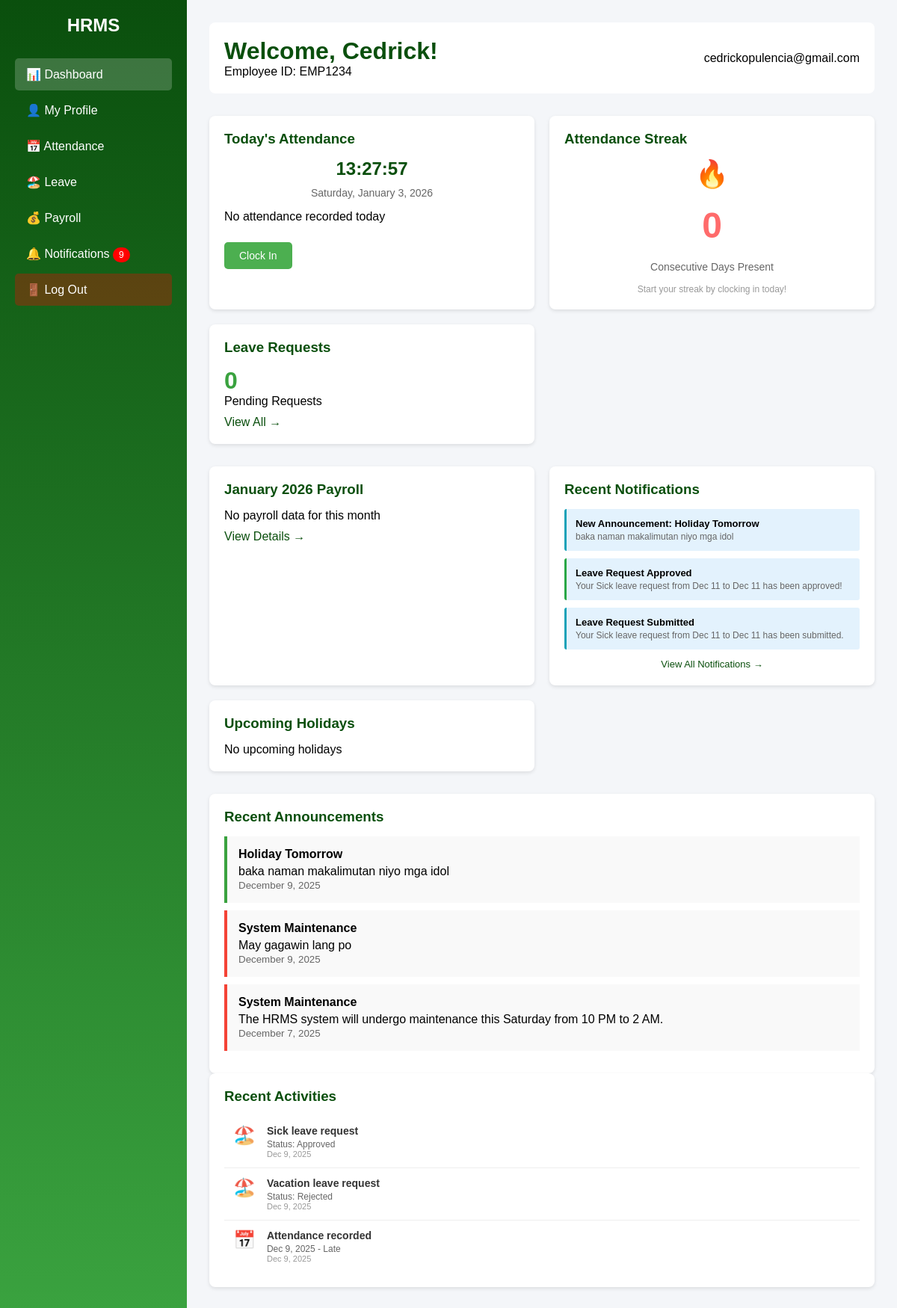
Page /hrms/public/employee_dashboard.php (signed in) on the committed database.
### tables this page shows
CREATE TABLE `users` (
  `id` int(11) NOT NULL,
  `employee_id` varchar(50) DEFAULT NULL,
  `first_name` varchar(100) DEFAULT NULL,
  `last_name` varchar(100) DEFAULT NULL,
  `email` varchar(150) DEFAULT NULL,
  `contact_number` varchar(50) DEFAULT NULL,
  `password` varchar(255) DEFAULT NULL,
  `department` varchar(100) DEFAULT NULL,
  `role` enum('admin','employee') NOT NULL DEFAULT 'employee',
  `profile_picture` varchar(255) DEFAULT NULL,
  `created_at` timestamp NOT NULL DEFAULT current_timestamp()
);

CREATE TABLE `notifications` (
  `id` int(11) NOT NULL,
  `user_id` int(11) NOT NULL,
  `title` varchar(255) NOT NULL,
  `message` text NOT NULL,
  `type` enum('info','warning','success','error') DEFAULT 'info',
  `is_read` tinyint(1) DEFAULT 0,
  `created_at` timestamp NOT NULL DEFAULT current_timestamp()
);

CREATE TABLE `announcements` (
  `id` int(11) NOT NULL,
  `title` varchar(255) NOT NULL,
  `content` text NOT NULL,
  `created_by` int(11) NOT NULL,
  `priority` enum('low','medium','high') DEFAULT 'medium',
  `created_at` timestamp NOT NULL DEFAULT current_timestamp()
);

### hrms/public/employee_dashboard.php (the view, shortened to what this page needs)
<?php
include("../includes/db_connect.php");
$user_id = $_SESSION['user_id'];
$query = "SELECT * FROM users WHERE id = ?";
$stmt = $conn->prepare($query);
$stmt->bind_param("i", $user_id);
$stmt->execute();
$user = $stmt->get_result()->fetch_assoc();
$notif_query = "SELECT COUNT(*) as unread FROM notifications WHERE user_id = ? AND is_read = 0";
$notif_stmt = $conn->prepare($notif_query);
$notif_stmt->bind_param("i", $user_id);
$notif_stmt->execute();
$unread_count = $notif_stmt->get_result()->fetch_assoc()['unread'];
$recent_notif_query = "SELECT * FROM notifications WHERE user_id = ? ORDER BY created_at DESC LIMIT 3";
$recent_notif_stmt = $conn->prepare($recent_notif_query);
$recent_notif_stmt->bind_param("i", $user_id);
$recent_notif_stmt->execute();
$recent_notifications = $recent_notif_stmt->get_result();
$today = date('Y-m-d');
$att_query = "SELECT * FROM attendance WHERE user_id = ? AND date = ?";
$att_stmt = $conn->prepare($att_query);
$att_stmt->bind_param("is", $user_id, $today);
$att_stmt->execute();
$today_attendance = $att_stmt->get_result()->fetch_assoc();
$streak = 0;
$ann_query = "SELECT * FROM announcements ORDER BY created_at DESC LIMIT 3";
$announcements = $conn->query($ann_query);
$leave_query = "SELECT COUNT(*) as pending FROM leave_requests WHERE user_id = ? AND status = 'pending'";
$leave_stmt = $conn->prepare($leave_query);
$leave_stmt->bind_param("i", $user_id);
$leave_stmt->execute();
$pending_leaves = $leave_stmt->get_result()->fetch_assoc()['pending'];
$current_month = date('F');
$current_year = date('Y');
$payroll_query = "SELECT * FROM payroll WHERE user_id = ? AND month = ? AND year = ?";
$payroll_stmt = $conn->prepare($payroll_query);
$payroll_stmt->bind_param("isi", $user_id, $current_month, $current_year);
$payroll_stmt->execute();
$current_payroll = $payroll_stmt->get_result()->fetch_assoc();
$upcoming_holidays = [];
$upcoming_holidays = array_slice($upcoming_holidays, 0, 3);
$activities = [];
$recent_att_query = "SELECT date, time_in, time_out, status FROM attendance WHERE user_id = ? ORDER BY date DESC LIMIT 3";
$recent_att_stmt = $conn->prepare($recent_att_query);
$recent_att_stmt->bind_param("i", $user_id);
$recent_att_stmt->execute();
$recent_att_result = $recent_att_stmt->get_result();
while($att = $recent_att_result->fetch_assoc()) {
    $activities[] = [
        'icon' => '📅',
        'action' => 'Attendance recorded',
        'details' => date('M j, Y', strtotime($att['date'])) . ' - ' . ucfirst($att['status']),
        'time' => $att['date']
    ];
}
$recent_leave_query = "SELECT leave_type, start_date, status, created_at FROM leave_requests WHERE user_id = ? ORDER BY created_at DESC LIMIT 2";
$recent_leave_stmt = $conn->prepare($recent_leave_query);
$recent_leave_stmt->bind_param("i", $user_id);
$recent_leave_stmt->execute();
$recent_leave_result = $recent_leave_stmt->get_result();
while($leave = $recent_leave_result->fetch_assoc()) {
    $activities[] = [
        'icon' => '🏖️',
        'action' => ucfirst($leave['leave_type']) . ' leave request',
        'details' => 'Status: ' . ucfirst($leave['status']),
        'time' => $leave['created_at']
    ];
}
usort($activities, function($a, $b) {
    return strtotime($b['time']) - strtotime($a['time']);
});
$activities = array_slice($activities, 0, 5);
?>
<!DOCTYPE html>
<html lang="en">
<head>
</head>
<body>
<div class="container">
    <div class="sidebar">
        <h2>HRMS</h2>
        <a href="employee_dashboard.php" class="active">📊 Dashboard</a>
        <a href="employee_profile.php">👤 My Profile</a>
        <a href="employee_attendance.php">📅 Attendance</a>
        <a href="employee_leave.php">🏖️ Leave</a>
        <a href="employee_payroll.php">💰 Payroll</a>
        <a href="employee_notifications.php">🔔 Notifications <?php if($unread_count > 0) echo "<span class='notif-badge'>$unread_count</span>"; ?></a>
        <a href="logout.php" class="logout">🚪 Log Out</a>
    </div>
    <div class="main">
        <div class="header">
            <div>
                <h1>Welcome, <?php echo htmlspecialchars($user['first_name']); ?>!</h1>
                <p>Employee ID: <?php echo htmlspecialchars($user['employee_id']); ?></p>
            </div>
            <div class="user-info">
                <span><?php echo htmlspecialchars($user['email']); ?></span>
            </div>
        </div>
        <div class="dashboard-grid">
            <div class="card">
                <h3>Today's Attendance</h3>
                <div class="current-time" id="currentTime">--:--:--</div>
                <div class="current-date"><?php echo date('l, F j, Y'); ?></div>
                <?php if($today_attendance): ?>
                    <p style="margin-top: 15px;"><strong>Time In:</strong> <?php echo $today_attendance['time_in'] ? date('h:i A', strtotime($today_attendance['time_in'])) : 'Not yet clocked in'; ?></p>
                    <p><strong>Time Out:</strong> <?php echo $today_attendance['time_out'] ? date('h:i A', strtotime($today_attendance['time_out'])) : 'Not yet clocked out'; ?></p>
                    <p><strong>Status:</strong> <?php echo ucfirst($today_attendance['status']); ?></p>
                <?php else: ?>
                    <p style="margin-top: 15px;">No attendance recorded today</p>
                <?php endif; ?>
                <form action="process_attendance.php" method="POST" style="margin-top: 15px;">
                    <?php if(!$today_attendance || !$today_attendance['time_in']): ?>
                        <button type="submit" name="action" value="time_in" class="attendance-btn btn-in">Clock In</button>
                    <?php elseif(!$today_attendance['time_out']): ?>
                        <button type="submit" name="action" value="time_out" class="attendance-btn btn-out">Clock Out</button>
                    <?php else: ?>
                        <button class="attendance-btn btn-disabled" disabled>Attendance Complete</button>
                    <?php endif; ?>
                </form>
            </div>
            <div class="card">
                <h3>Attendance Streak</h3>
                <div class="fire-emoji">🔥</div>
                <div class="streak-number"><?php echo $streak; ?></div>
                <div class="streak-text">Consecutive Days Present</div>
                <p style="text-align: center; margin-top: 15px; font-size: 12px; color: #999;">
                    <?php echo $streak > 0 ? "Keep it up! Great work!" : "Start your streak by clocking in today!"; ?>
                </p>
            </div>
            <div class="card">
                <h3>Leave Requests</h3>
                <div class="stat"><?php echo $pending_leaves; ?></div>
                <p>Pending Requests</p>
                <a href="employee_leave.php" style="color: #0a4f0d; text-decoration: none; margin-top: 10px; display: inline-block;">View All →</a>
            </div>
        </div>
        <div class="dashboard-grid">
            <div class="card">
                <h3><?php echo $current_month . ' ' . $current_year; ?> Payroll</h3>
                <?php if($current_payroll): ?>
                    <div class="stat">₱<?php echo number_format($current_payroll['net_salary'], 2); ?></div>
                    <p>Status: <?php echo ucfirst($current_payroll['status']); ?></p>
                    <?php if($current_payroll['status'] == 'paid'): ?>
                        <a href="download_payslip.php?id=<?php echo $current_payroll['id']; ?>" style="color: #0a4f0d; text-decoration: none; margin-top: 10px; display: inline-block;">📄 Download Payslip</a>
                    <?php endif; ?>
                <?php else: ?>
                    <p>No payroll data for this month</p>
                <?php endif; ?>
                <a href="employee_payroll.php" style="color: #0a4f0d; text-decoration: none; margin-top: 10px; display: inline-block;">View Details →</a>
            </div>
            <div class="card">
                <h3>Recent Notifications</h3>
                <?php if($recent_notifications->num_rows > 0): ?>
                    <?php while($notif = $recent_notifications->fetch_assoc()): ?>
                        <div class="notif-item <?php echo !$notif['is_read'] ? 'unread' : ''; ?> type-<?php echo $notif['type']; ?>">
                            <div class="notif-title"><?php echo htmlspecialchars($notif['title']); ?></div>
                            <div class="notif-message"><?php echo htmlspecialchars($notif['message']); ?></div>
                        </div>
                    <?php endwhile; ?>
                    <div class="view-all">
                        <a href="employee_notifications.php">View All Notifications →</a>
                    </div>
                <?php else: ?>
                    <p>No notifications</p>
                <?php endif; ?>
            </div>
            <div class="card">
                <h3>Upcoming Holidays</h3>
                <?php if(count($upcoming_holidays) > 0): ?>
                    <?php foreach($upcoming_holidays as $holiday): ?>
                        <div class="holiday-item">
                            <span class="holiday-date"><?php echo date('M j', strtotime($holiday['date'])); ?></span>
                            <span class="holiday-name"><?php echo $holiday['name']; ?></span>
                        </div>
                    <?php endforeach; ?>
                <?php else: ?>
                    <p>No upcoming holidays</p>
                <?php endif; ?>
            </div>
        </div>
        <div class="card">
            <h3>Recent Announcements</h3>
            <?php if($announcements->num_rows > 0): ?>
                <?php while($ann = $announcements->fetch_assoc()): ?>
                    <div class="announcement <?php echo $ann['priority'] == 'high' ? 'priority-high' : ''; ?>">
                        <h4><?php echo htmlspecialchars($ann['title']); ?></h4>
                        <p><?php echo htmlspecialchars($ann['content']); ?></p>
                        <small><?php echo date('F j, Y', strtotime($ann['created_at'])); ?></small>
                    </div>
                <?php endwhile; ?>
            <?php else: ?>
                <p>No announcements available</p>
            <?php endif; ?>
        </div>
        <div class="card">
            <h3>Recent Activities</h3>
            <?php if(count($activities) > 0): ?>
                <?php foreach($activities as $activity): ?>
                    <div class="activity-item">
                        <div class="activity-icon"><?php echo $activity['icon']; ?></div>
                        <div class="activity-content">
                            <div class="activity-action"><?php echo $activity['action']; ?></div>
                            <div class="activity-details"><?php echo $activity['details']; ?></div>
                            <div class="activity-time">
                                <?php
                                $time_diff = time() - strtotime($activity['time']);
                                if($time_diff < 3600) {
                                    echo floor($time_diff / 60) . " min ago";
                                } elseif($time_diff < 86400) {
                                    echo floor($time_diff / 3600) . " hour" . (floor($time_diff / 3600) > 1 ? 's' : '') . " ago";
                                } else {
                                    echo date('M j, Y', strtotime($activity['time']));
                                }
                                ?>
                            </div>
                        </div>
                    </div>
                <?php endforeach; ?>
            <?php else: ?>
                <p>No recent activities</p>
            <?php endif; ?>
        </div>
    </div>
</div>
</body>
</html>

### hrms/public/employee_dashboard.php (style rules this page uses)
* { margin: 0; padding: 0; box-sizing: border-box; }
body { font-family: Arial, sans-serif; background: #f4f6f9; }
.container { display: flex; min-height: 100vh; }
.sidebar { width: 250px; background: linear-gradient(to bottom, #0a4f0d, #3aa23f); color: white; padding: 20px; }
.sidebar h2 { margin-bottom: 30px; text-align: center; }
.sidebar a { display: block; padding: 12px 15px; color: white; text-decoration: none; margin-bottom: 5px; border-radius: 5px; transition: 0.2s; }
.sidebar a:hover, .sidebar a.active { background: rgba(255,255,255,0.2); }
.sidebar .logout { margin-top: auto; background: rgba(255,0,0,0.3); }
.main { flex: 1; padding: 30px; }
.header { display: flex; justify-content: space-between; align-items: center; margin-bottom: 30px; background: white; padding: 20px; border-radius: 8px; }
.header h1 { color: #0a4f0d; }
.user-info { display: flex; align-items: center; gap: 15px; }
.notif-badge { background: red; color: white; padding: 3px 8px; border-radius: 10px; font-size: 12px; }
.dashboard-grid { display: grid; grid-template-columns: repeat(auto-fit, minmax(300px, 1fr)); gap: 20px; margin-bottom: 30px; }
.card { background: white; padding: 20px; border-radius: 8px; box-shadow: 0 2px 5px rgba(0,0,0,0.1); }
.card h3 { margin-bottom: 15px; color: #0a4f0d; }
.card .stat { font-size: 32px; font-weight: bold; color: #3aa23f; }
.attendance-btn { padding: 10px 20px; border: none; border-radius: 5px; cursor: pointer; font-size: 14px; margin-right: 10px; margin-top: 10px; }
.btn-in { background: #4CAF50; color: white; }
.streak-number { font-size: 48px; font-weight: bold; color: #ff6b6b; text-align: center; margin: 20px 0; }
.streak-text { text-align: center; color: #666; font-size: 14px; }
.fire-emoji { font-size: 36px; text-align: center; margin-bottom: 10px; }
.announcement { padding: 15px; border-left: 4px solid #3aa23f; margin-bottom: 10px; background: #f9f9f9; }
.announcement.priority-high { border-left-color: #f44336; }
.announcement h4 { margin-bottom: 5px; }
.announcement small { color: #666; }
.notif-item { padding: 12px; border-left: 3px solid #17a2b8; margin-bottom: 10px; background: #f8f9fa; border-radius: 3px; }
.notif-item.unread { background: #e3f2fd; }
.notif-item.type-success { border-left-color: #28a745; }
.notif-title { font-weight: bold; font-size: 13px; margin-bottom: 3px; }
.notif-message { font-size: 12px; color: #666; }
.view-all { text-align: center; margin-top: 10px; }
.view-all a { color: #0a4f0d; text-decoration: none; font-size: 13px; }
.activity-item { display: flex; gap: 15px; padding: 12px; border-bottom: 1px solid #eee; }
.activity-item:last-child { border-bottom: none; }
.activity-icon { font-size: 24px; }
.activity-content { flex: 1; }
.activity-action { font-weight: bold; font-size: 14px; color: #333; }
.activity-details { font-size: 12px; color: #666; margin-top: 3px; }
.activity-time { font-size: 11px; color: #999; }
.current-time { font-size: 24px; font-weight: bold; color: #0a4f0d; text-align: center; margin: 10px 0; }
.current-date { text-align: center; color: #666; font-size: 14px; }

### rows in the picture
users: first_name "Cedrick", employee "EMP1234", email "cedrickopulencia@gmail.com"
notifications: title "New Announcement: Holiday Tomorrow", message "baka naman makalimutan niyo mga idol"
notifications: title "Leave Request Approved", message "Your Sick leave request from Dec 11 to Dec 11 has been approved!"
notifications: title "Leave Request Submitted", message "Your Sick leave request from Dec 11 to Dec 11 has been submitted."
announcements: title "Holiday Tomorrow", content "baka naman makalimutan niyo mga idol", created_at "December 9, 2025"
announcements: title "System Maintenance", content "May gagawin lang po", created_at "December 9, 2025"
announcements: title "System Maintenance", content "The HRMS system will undergo maintenance this Saturday from 10 PM to 2 AM.", created_at "December 7, 2025"

### other values in the picture
$unread_count "9"
$streak "0"
$pending_leaves "0"
$activity['icon'] "🏖️"
$activity['action'] "Sick leave request"
$activity['details'] "Status: Approved"
date('M j, Y', strtotime($activity['time'])) "Dec 9, 2025"
$activity['action'] "Vacation leave request"
$activity['details'] "Status: Rejected"
$activity['icon'] "📅"
$activity['action'] "Attendance recorded"
$activity['details'] "Dec 9, 2025 - Late"
